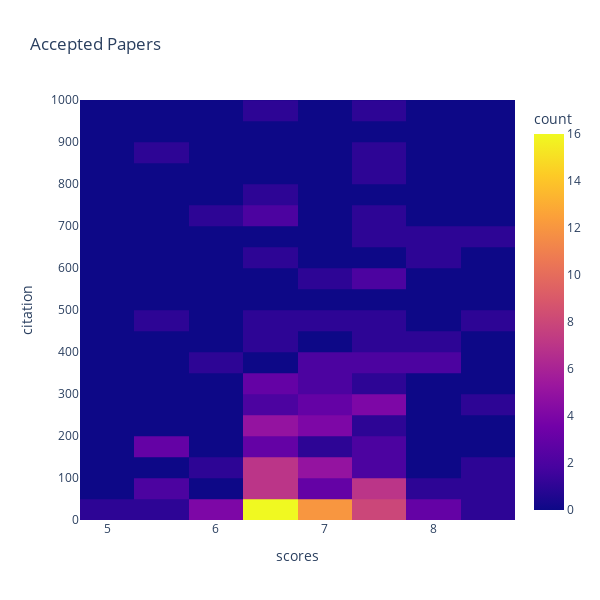

Notebook code cell kept with this figure:
### Code cell
# 2d histogram with ploty express using socres and citations
# change bin number for citation

fig = px.density_heatmap(accepted_norm, x="scores", y="citation",  nbinsy=40, title='Accepted Papers',)
#  increase the size of the plot
# show more number at y axis
fig.update_yaxes(range=[0, 1000])

tick_values = [i*100 for i in range(11)]
tick_text = [str(i) for i in tick_values]

fig.update_yaxes(tickvals=tick_values, ticktext=tick_text)
fig.update_layout(height=600, width=600)
fig.show()

### Figure 1 — Plotly figure (JSON) as saved in the notebook; plotly's stock layout.template omitted (floating-point values rounded to 4 significant figures; data arrays with more than 128 entries replaced by an {"elided": "..."} marker saying what was removed)
{"data": [{"coloraxis": "coloraxis", "hovertemplate": "scores=%{x}<br>citation=%{y}<br>count=%{z}<extra></extra>", "name": "", "nbinsy": 40, "type": "histogram2d", "x": {"elided": "152 float values"}, "xaxis": "x", "xbingroup": "x", "y": {"elided": "152 int values"}, "yaxis": "y", "ybingroup": "y"}], "layout": {"coloraxis": {"colorbar": {"title": {"text": "count"}}, "colorscale": [[0, "#0d0887"], [0.1111, "#46039f"], [0.2222, "#7201a8"], [0.3333, "#9c179e"], [0.4444, "#bd3786"], [0.5556, "#d8576b"], [0.6667, "#ed7953"], [0.7778, "#fb9f3a"], [0.8889, "#fdca26"], [1, "#f0f921"]]}, "height": 600, "legend": {"tracegroupgap": 0}, "title": {"text": "Accepted Papers"}, "width": 600, "xaxis": {"anchor": "y", "domain": [0, 1], "title": {"text": "scores"}}, "yaxis": {"anchor": "x", "domain": [0, 1], "range": [0, 1000], "ticktext": ["0", "100", "200", "300", "400", "500", "600", "700", "800", "900", "1000"], "tickvals": [0, 100, 200, 300, 400, 500, 600, 700, 800, 900, 1000], "title": {"text": "citation"}}}}
